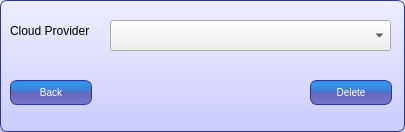
<?xml version="1.0" encoding="UTF-8"?>
<ui version="4.0">
 <class>Dialog</class>
 <widget class="QDialog" name="Dialog">
  <property name="geometry">
   <rect>
    <x>0</x>
    <y>0</y>
    <width>405</width>
    <height>132</height>
   </rect>
  </property>
  <property name="windowTitle">
   <string>Dialog</string>
  </property>
  <property name="styleSheet">
   <string notr="true">QLineEdit {
padding: 1px;
border-style: solid;
border: 2px solid gray;
border-radius: 8px;
}
QCommandLinkButton
{
}
QDialog
{
background: QLinearGradient(x1: 0, y1: 0, x2: 0, y2: 1, stop: 0 #eef, stop: 1 #ccf);
border-width: 1px;
border-color: #339;
border-style: solid;
border-radius: 7;
padding: 3px;
font-size: 10px;
padding-left: 5px;
padding-right: 5px;

}

QPushButton {
color: white;
background-color: QLinearGradient( x1: 0, y1: 0, x2: 0, y2: 1, stop: 0 #28d, stop: 0.1 #39e, stop: 0.49 #47c, stop: 0.5 #66b, stop: 1 #77c);
border-width: 1px;
border-color: #339;
border-style: solid;
border-radius: 7;
padding: 3px;
font-size: 10px;
padding-left: 5px;
padding-right: 5px;
min-width: 70px;
max-width:70px;
min-height: 17px;
max-height: 17px;
}</string>
  </property>
  <widget class="QLabel" name="cloudProviderLabel">
   <property name="geometry">
    <rect>
     <x>10</x>
     <y>20</y>
     <width>231</width>
     <height>21</height>
    </rect>
   </property>
   <property name="text">
    <string>Cloud Provider</string>
   </property>
  </widget>
  <widget class="QComboBox" name="cloudProviderComboBox">
   <property name="geometry">
    <rect>
     <x>110</x>
     <y>20</y>
     <width>281</width>
     <height>31</height>
    </rect>
   </property>
  </widget>
  <widget class="QPushButton" name="deletePushButton">
   <property name="geometry">
    <rect>
     <x>310</x>
     <y>80</y>
     <width>82</width>
     <height>25</height>
    </rect>
   </property>
   <property name="text">
    <string>Delete</string>
   </property>
  </widget>
  <widget class="QPushButton" name="backPushButton">
   <property name="geometry">
    <rect>
     <x>10</x>
     <y>80</y>
     <width>82</width>
     <height>25</height>
    </rect>
   </property>
   <property name="text">
    <string>Back</string>
   </property>
  </widget>
 </widget>
 <resources/>
 <connections/>
</ui>
